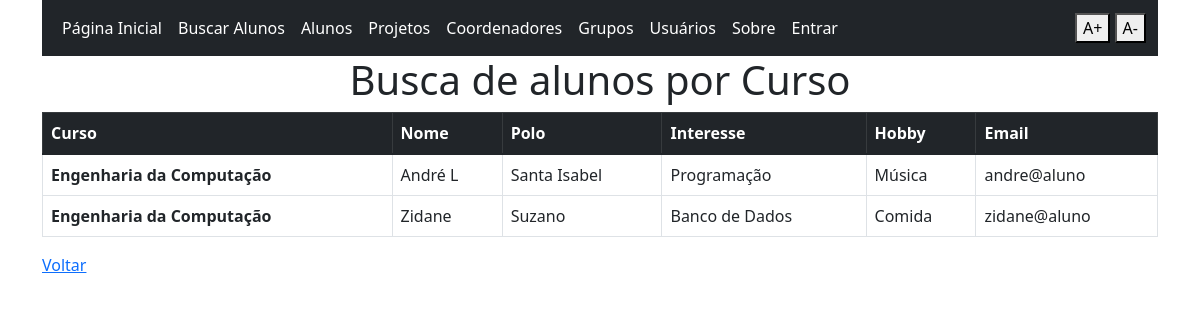
Page /busca_por_curso on the committed database.
### app.py (models this page shows, shortened)
class alunos(db.Model):
    ra = db.Column(db.Integer, primary_key=True)
    nome = db.Column(db.String(50))
    email = db.Column(db.String(50))
    senha = db.Column(db.String(50))
    curso = db.Column(db.String(50))
    polo = db.Column(db.String(50))
    interesse = db.Column(db.String(50))
    hobby = db.Column(db.String(50))
    telefone = db.Column(db.String(15))
    tipo_usuario = db.Column(db.String(20))
    projeto_id = db.Column(db.Integer, ForeignKey('projetos.id'))
    grupo_id = db.Column(db.Integer, ForeignKey('grupos.id'))

### app.py (the view)
@app.route('/busca_por_curso', methods=['GET','POST'])
def busca_por_curso():
    aluno_teste = {
        "nome":"Aluno Teste",
        "curso":"Engenharia da Computação",
        "polo":"Santa Isabel",
        "interesse":"Banco de Dados",
        "hobby":"Futebol"
    }
    integrantes = alunos.query.filter_by(curso=aluno_teste['curso'])
    return render_template('busca_por_curso.html', integrantes=integrantes)

### templates/busca_por_curso.html
{% extends 'base.html' %}
{% block conteudo %}
    <h1 align="center">Busca de alunos por Curso</h1>
    <table class="table table-bordered table-hover">
        <thead class="table-dark">
            <th scope="col">Curso</th>
            <th scope="col">Nome</th>
            <th scope="col">Polo</th>
            <th scope="col">Interesse</th>
            <th scope="col">Hobby</th>
            <th scope="col">Email</th>
        </thead>
        <tbody>
            {% for aluno in integrantes %}
                <tr>
                    <td><strong>{{aluno.curso}}</strong></td>
                    <td>{{aluno.nome}}</td>
                    <td>{{aluno.polo}}</td>
                    <td>{{aluno.interesse}}</td>
                    <td>{{aluno.hobby}}</td>
                    <td>{{aluno.email}}</td>
                </tr>
            {% endfor %}
        </tbody>
    </table>
    <a href="{{url_for('buscar_alunos')}}">Voltar</a>
{% endblock conteudo %}

### templates/base.html (style rules this page uses)
body { font-size: 16px; }

### rows in the picture
alunos: curso "Engenharia da Computação", nome "André L", polo "Santa Isabel", interesse "Programação", hobby "Música", email "andre@aluno"
alunos: curso "Engenharia da Computação", nome "Zidane", polo "Suzano", interesse "Banco de Dados", hobby "Comida", email "zidane@aluno"
